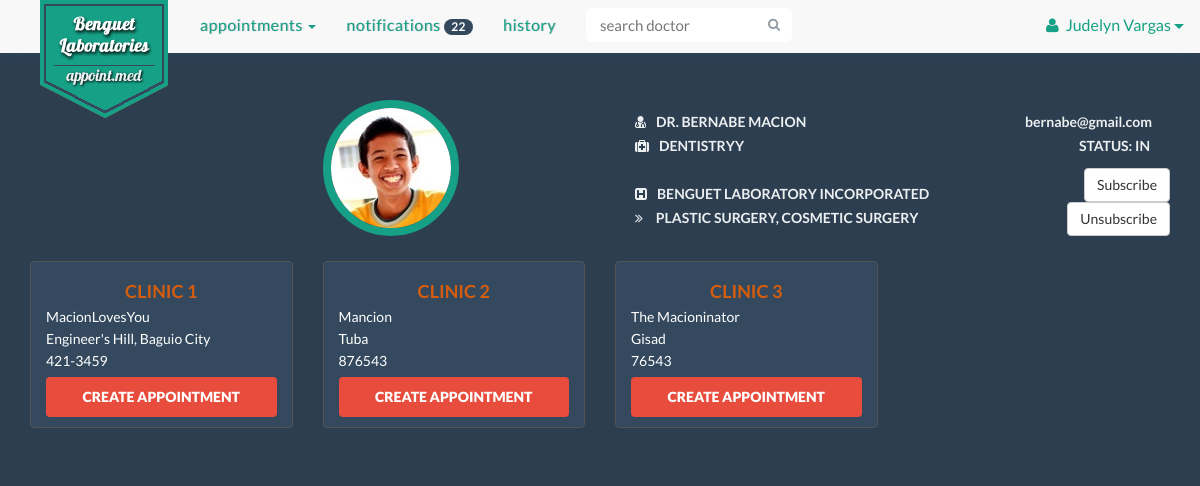
Page /doctor.php?id=2015Macion (signed in) on the earlier database version.
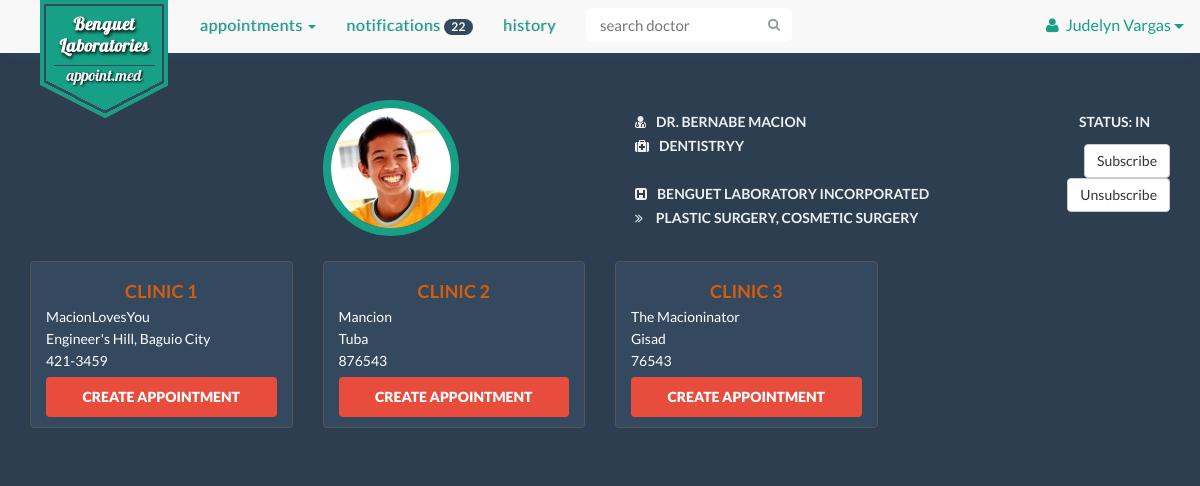
Same page on the later database version.
### tables this page shows
CREATE TABLE IF NOT EXISTS `patient` (
  `patient_id` varchar(100) NOT NULL,
  `patient_name` text NOT NULL,
  `patient_contact` varchar(100) NOT NULL,
  `birthdate` varchar(100) NOT NULL,
  `email` varchar(200) NOT NULL,
  `username` varchar(100) NOT NULL,
  `occupation` text,
  PRIMARY KEY (`patient_id`),
  KEY `username` (`username`)
);

CREATE TABLE IF NOT EXISTS `doctor` (
  `doctor_id` varchar(100) NOT NULL,
  `doctor_name` text NOT NULL,
  `specialization` text NOT NULL,
  `doctor_status` enum('On Leave','Emergency','In','Out','Sick Leave') NOT NULL,
  `email` varchar(100) NOT NULL,
  `username` varchar(100) NOT NULL,
  PRIMARY KEY (`doctor_id`),
  KEY `username` (`username`)
);

CREATE TABLE IF NOT EXISTS `clinic` (
  `clinic_id` int(100) NOT NULL AUTO_INCREMENT,
  `clinic_location` varchar(200) NOT NULL,
  `clinic_name` text NOT NULL,
  `clinic_contact` varchar(50) NOT NULL,
  `doctor_id` varchar(100) NOT NULL,
  PRIMARY KEY (`clinic_id`),
  KEY `doctor_id` (`doctor_id`)
);

### doctor.php (the view, shortened to what this page needs)
<!DOCTYPE html>
<html lang="en">
<head>
</head>
    <?php
        include 'include/head.php';
        include 'connectdatabase.php';
    ?>
  <body>
    <div class="container">
        <?php
            if(isset($_SESSION['loggedIn']) && isset($_SESSION['account_type']) && isset($_SESSION['username'])){
                $username = $_SESSION['username'];
            }else{
                header("location: index.php");
                die();
            }
            $doctor_id= mysqli_real_escape_string($con, $_GET['id']);
            $result = mysqli_query($con, "SELECT * FROM patient WHERE username LIKE '$username'" );
            $p_row =  mysqli_fetch_array($result);
            $patient_n = $p_row['patient_name'];
            $c_result = mysqli_query($con, "SELECT * FROM clinic WHERE doctor_id LIKE '$doctor_id'");
            $result = mysqli_query($con, "SELECT * FROM doctor WHERE doctor_id LIKE '$doctor_id'" );
            $d_row =  mysqli_fetch_array($result);
        ?>
        <?php
            include 'include/pt-nav-start.php';
        ?>
                    <ul class="nav navbar-nav">
                        <li class="dropdown">
                            <a href="#" class="dropdown-toggle" data-toggle="dropdown" role="button" aria-expanded="false">Appointments <span class="caret"></span></a>
                        </li>
                        <li><a href="notifications.php">Notifications <span class="badge">22</span></a></li>
                        <li><a href="history.php">History</a></li>
        <?php
            include 'include/pt-nav-end.php';
        ?>
        <div class="container-fluid" id="doctor-info">
            <div class="row">
                <div class="col-xs-12 col-md-2 col-md-offset-3 d-pic">
                      <img src="img/profile/<?php
                            $file = "img/profile/".$doctor_id.".jpg";
                            if(file_exists($file)){
                                echo $doctor_id;
                            }else{
                                echo 'profile';
                            } ?>.jpg">
                </div>
                <div class="col-xs-12 col-md-4 col-md-offset-1">
                    <div class="d-info">
                        <ul>
                            <li><i class="fa fa-user-md"></i>Dr. <?php echo strtoupper($d_row['doctor_name']); ?></li>
                            <li><i class="fa fa-medkit"></i><?php echo $d_row['specialization']; ?>y</li>
                            <br>
                            <li><i class="fa fa-h-square"></i>Benguet Laboratory Incorporated</li>
                            <li><i class="fa fa-angle-double-right"></i> Plastic Surgery, Cosmetic Surgery</li>
                        </ul>
                    </div>
                </div>
                <div class="col-md-2 text-right">
                    <div class="d-info">
                        <ul>
                            <li class="email"><?php echo $d_row['email']; ?></li>
                            <li>Status: <?php echo strtoupper($d_row['doctor_status']);?></li>
                        </ul>
                        <form action="subscribe.php" method="post" class="subs">
                            <input type="submit" class="btn btn-default" name="subs" value="Subscribe">
                            <input type="submit" class="btn btn-default" name="unsubs" value="Unsubscribe">
                        </form>
                    </div>
                </div>
            </div>
        </div>
        <div class="container-fluid" id="clinics">
            <div class="row">
                <?php
                          $count = 0;
                    while($c_row = mysqli_fetch_array($c_result)){
                        $count++;
                        echo '<div class="col-xs-12 col-md-3">';
                        echo '<div class="clinic-box">';
                        echo '<h4> Clinic '.$count.'</h4>';
                        echo '<p>'. $c_row['clinic_name']. '</p>' ;
                        echo '<p>'. $c_row['clinic_location']. '</p>' ;
                        echo '<p>'. $c_row['clinic_contact'] .'</p>';
                        echo ' <button type="button" class="btn btn-default create-btn btn-noborder clinic" data-toggle="modal" data-target=".bs-example-modal-sm" data-id="'.$c_row['clinic_id'].'">
                            <span class="fui-new"> </span>Create Appointment</button>';
                                               echo '</div>';
                        echo '</div>';
                    }
                ?>
            </div>
        </div>
    </div>
  </body>
</html>

### include/head.php (shortened to what this page needs)
<head>
    <link href="css/bootstrap.min.css" rel="stylesheet">
    <link href="css/font-awesome.min.css" rel="stylesheet">
    <link href="css/font-awesome.css" rel="stylesheet">
    <link href="css/bootstrap-datetimepicker.min.css" rel="stylesheet">
    <link href="css/styles.css" rel="stylesheet">
    <link href="css/scrolltop.css" rel="stylesheet">
</head>

### include/pt-nav-start.php (shortened to what this page needs)
<nav class="navbar navbar-default navbar-fixed-top">
    <div class="container">
        <div class="navbar-header">
            <a class="navbar-brand logo-text hidden-sm hidden-xs" href="#">appoint.med</a>
            <div class="navbar-logo hidden-sm hidden-xs">
            </div>
        </div>
        <div class="collapse navbar-collapse" id="bs-example-navbar-collapse-1">

### include/pt-nav-end.php (shortened to what this page needs)
                <form class="navbar-form navbar-right" method="post" role="search">
                    <div class="input-group search-bar">
                        <input type="text" class="form-control" name="search" placeholder="search doctor" id="inputSearch">
                        <span class="input-group-btn">
                            <button type="submit" class="btn"><i class="fa fa-search"></i></button>
                        </span>
                    </div>
                </form>
            </ul>
            <ul class="nav navbar-nav navbar-right">
                <div class="btn-group navbar-right signedin">
                    <button type="button" class="btn btn-default btn-lg btn-noborder dropdown-toggle" data-toggle="dropdown" aria-expanded="false">
                        <i class="fa fa-user"></i><?php echo $patient_n ?>
                        <span class="caret"></span>
                    </button>
                </div>
            </ul>
        </div>
    </div>
</nav>

### css/styles.css (style rules this page uses)
* { margin: 0; padding: 0; }
body { padding-top: 80px; font-family: "Lato", Arial, sans-serif; color: #34495e; font-size: 18px; line-height: 1.72222; background-color: #2C3E50; }
a { color: #16a085 !important; -webkit-transition: .25s; transition: .25s; }
h1, h2, h3, h4 { font-family: inherit; font-weight: 700; line-height: 1.1; color: inherit; }
.container { padding-left: 0 !important; padding-right: 0 !important; }
i.fa.fa-user-md { padding-right: 10px; }
nav > div > div > ul > li > a { font-size: 16px; letter-spacing: 0.5px; text-transform: lowercase; border-bottom: 3px solid #f8f8f8; text-shadow: 1px 0px 0px rgba(52, 73, 94, 0.3); }
.navbar-default { padding-left: 15px; padding-right: 15px; border: none; -webkit-box-shadow: 0 8px 8px -8px #34495E; -moz-box-shadow: 0 8px 8px -8px #34495E; box-shadow: 0 8px 8px -8px #34495E; }
.navbar-default .navbar-form .search-bar { width: 90%; margin: 0 auto; }
.navbar-default .navbar-form .form-control { border-color: transparent; }
.navbar-default .navbar-form .btn { color: #919ba4; border-color: transparent; }
.navbar-form .btn { height: 34px; padding: 5px 10px; font-size: 13px; line-height: 1.4; border-radius: 6px; }
.navbar-form .btn { margin: 0; }
.navbar-brand { margin-right: 20px; font-size: 24px; font-weight: 700; }
.logo-text { color: transparent !important; }
.navbar-logo { background: url('../img/logo.png') no-repeat; height: 129px; width: 156px; position: absolute; z-index: 999999; margin: 0 25px; }
.input-group-btn .btn { background-color: #fff; border: 2px solid #bdc3c7; border-left: 0; }
.signedin { margin-top: 5px; }
.signedin button { font-size: 16px; margin-left: 10px; }
.signedin button i { padding-right: 7px; }
.signedin .btn-noborder { color: #16a085; }
.badge { padding: 2px 7px; background-color: #34495E; }
.search-bar .form-control { border-right: 0; border-top-left-radius: 6px !important; border-bottom-left-radius: 6px !important; }
.search-bar .form-control, .input-group-btn .btn { -webkit-transition: all .5s; transition: all .5s; }
.input-group { width: 100%; }
.form-control { padding: 8px 12px; font-size: 15px !important; line-height: 1.467; color: #34495e; border: 2px solid #bdc3c7; box-shadow: none; -webkit-transition: border .25s linear, color .25s linear, background-color .25s linear; transition: border .25s linear, color .25s linear, background-color .25s linear; }
.btn-default.create-btn { width: 100%; padding: 10px 19px; color: #fff !important; background-color: #E74C3C; font-weight: 800; text-transform: uppercase; }
.btn-noborder { border: 0; background: none; }
.search-bar { width: 195px; }
#doctor-info, #patient-info { margin: 20px 0; color: #ECF0F1; font-size: 14px; }
#doctor-info img, #patient-info img, .doctors-full-list img { height: 136px; width: 136px; margin: 0 auto; border: 8px solid #16A085; border-radius: 50%; }
.d-info ul, .p-info ul { margin: 10px 0; list-style: none; text-transform: uppercase; font-weight: 600; }
.p-info ul i, .d-info ul i { padding-right: 10px; }
.p-info ul li, .d-info ul li { margin: 0 10px; padding: 0 10px; }
#clinics { margin: 20px 0; font-size: 14px; }
.clinic-box { margin-bottom: 10px; padding: 10px 15px; background: #34495E; border: 1px solid #545454; border-radius: 4px; }
.clinic-box h4 { color: rgb(212, 93, 14); text-align: center; text-transform: uppercase; }
.clinic-box p { color: #fff; line-height: 12px; }
.email { text-transform: lowercase !important; }

### doctor.php (style rules this page uses)
a { text-decoration: none; background: #3bb998; color:#FFFFFF; cursor: pointer; }

Differences in the rows shown:
changed doctor "BERNABE MACION": email "bernabe@gmail.com" → (not shown)
